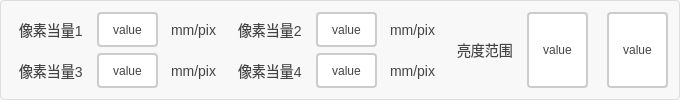
    <widget class="QGroupBox" name="groupBox_2">
     <property name="styleSheet">
      <string notr="true">QGroupBox {
    border: 1px solid #DDD;
    border-radius: 4px;
    font: bold 14px;
    color: #666;
    background-color: #F8F8F8;
}

QGroupBox::title {
    subcontrol-origin: margin;
    subcontrol-position: top left;
    left: 10px;
    padding: 0 5px;
}</string>
     </property>
     <property name="title">
      <string/>
     </property>
     <layout class="QHBoxLayout" name="horizontalLayout_18">
      <item>
       <layout class="QGridLayout" name="gridLayout_2">
        <item row="0" column="0">
         <layout class="QHBoxLayout" name="horizontalLayout_15">
          <item>
           <widget class="QLabel" name="label_20">
            <property name="styleSheet">
             <string notr="true">/* 基础标签样式 */
QLabel {
    color: #444444;          /* 主文字色 */
    font-size: 14px;         /* 标准字号 */
    background: transparent; /* 透明背景 */
    padding: 2px 4px;        /* 基础内边距 */
}

/* 标题样式 */
QLabel.title {
    font-size: 16px;
    font-weight: 600;
    color: #333333;
    border-bottom: 1px solid #DDDDDD; /* 下划线装饰 */
    padding-bottom: 4px;
}

/* 副标题/次要文本 */
QLabel.subtitle {
    color: #666666;
    font-size: 13px;
    font-style: italic;
}

/* 强调文本 */
QLabel.emphasis {
    color: #333333;
    font-weight: 500;
    background-color: #F5F5F5;
    border-radius: 3px;
    padding: 4px 8px;
}

/* 状态标签（成功/警告/错误） */
QLabel[state=&quot;success&quot;] {
    color: #228B22;          /* 森林绿 */
    border-left: 3px solid #228B22;
    padding-left: 8px;
}

QLabel[state=&quot;warning&quot;] {
    color: #FF8C00;          /* 暗橙 */
    border-left: 3px solid #FF8C00;
    padding-left: 8px;
}

QLabel[state=&quot;error&quot;] {
    color: #B22222;          /* 砖红 */
    border-left: 3px solid #B22222;
    padding-left: 8px;
}

/* 数据展示标签 */
QLabel.data {
    color: #2F4F4F;          /* 深石板灰 */
    font-family: monospace;
    border: 1px solid #E0E0E0;
    background-color: #FFFFFF;
    padding: 6px 12px;
    border-radius: 4px;
}

/* 禁用状态 */
QLabel:disabled {
    color: #AAAAAA;
    background-color: transparent;
}

/* 链接样式（伪链接效果） */
QLabel.link {
    color: #4682B4;          /* 钢蓝 */
    text-decoration: underline;
    border-bottom: 1px dotted #4682B4;
}

/* 图标标签 */
QLabel.icon {
    qproperty-alignment: AlignCenter;
    border: 1px solid #E0E0E0;
    border-radius: 4px;
    background-color: #FFFFFF;
    padding: 12px;
}</string>
            </property>
            <property name="text">
             <string>像素当量1</string>
            </property>
           </widget>
          </item>
          <item>
           <widget class="QPushButton" name="pbtn_pixelEquivalent1">
            <property name="sizePolicy">
             <sizepolicy hsizetype="Minimum" vsizetype="Minimum">
              <horstretch>0</horstretch>
              <verstretch>0</verstretch>
             </sizepolicy>
            </property>
            <property name="styleSheet">
             <string notr="true">QPushButton {
    padding: 6px 14px;
    border: 2px solid #CCC;
    border-radius: 4px;
    background-color: white;
    color: #444;
}

QPushButton:hover {
    border-color: #999;
    background-color: #F5F5F5;
}

QPushButton:pressed {
    border-color: #777;
    background-color: #EEE;
}</string>
            </property>
            <property name="text">
             <string>value</string>
            </property>
           </widget>
          </item>
          <item>
           <widget class="QLabel" name="label_21">
            <property name="styleSheet">
             <string notr="true">/* 基础标签样式 */
QLabel {
    color: #444444;          /* 主文字色 */
    font-size: 14px;         /* 标准字号 */
    background: transparent; /* 透明背景 */
    padding: 2px 4px;        /* 基础内边距 */
}

/* 标题样式 */
QLabel.title {
    font-size: 16px;
    font-weight: 600;
    color: #333333;
    border-bottom: 1px solid #DDDDDD; /* 下划线装饰 */
    padding-bottom: 4px;
}

/* 副标题/次要文本 */
QLabel.subtitle {
    color: #666666;
    font-size: 13px;
    font-style: italic;
}

/* 强调文本 */
QLabel.emphasis {
    color: #333333;
    font-weight: 500;
    background-color: #F5F5F5;
    border-radius: 3px;
    padding: 4px 8px;
}

/* 状态标签（成功/警告/错误） */
QLabel[state=&quot;success&quot;] {
    color: #228B22;          /* 森林绿 */
    border-left: 3px solid #228B22;
    padding-left: 8px;
}

QLabel[state=&quot;warning&quot;] {
    color: #FF8C00;          /* 暗橙 */
    border-left: 3px solid #FF8C00;
    padding-left: 8px;
}

QLabel[state=&quot;error&quot;] {
    color: #B22222;          /* 砖红 */
    border-left: 3px solid #B22222;
    padding-left: 8px;
}

/* 数据展示标签 */
QLabel.data {
    color: #2F4F4F;          /* 深石板灰 */
    font-family: monospace;
    border: 1px solid #E0E0E0;
    background-color: #FFFFFF;
    padding: 6px 12px;
    border-radius: 4px;
}

/* 禁用状态 */
QLabel:disabled {
    color: #AAAAAA;
    background-color: transparent;
}

/* 链接样式（伪链接效果） */
QLabel.link {
    color: #4682B4;          /* 钢蓝 */
    text-decoration: underline;
    border-bottom: 1px dotted #4682B4;
}

/* 图标标签 */
QLabel.icon {
    qproperty-alignment: AlignCenter;
    border: 1px solid #E0E0E0;
    border-radius: 4px;
    background-color: #FFFFFF;
    padding: 12px;
}</string>
            </property>
            <property name="text">
             <string>mm/pix</string>
            </property>
           </widget>
          </item>
         </layout>
        </item>
        <item row="0" column="1">
         <layout class="QHBoxLayout" name="horizontalLayout_19">
          <item>
           <widget class="QLabel" name="label_28">
            <property name="styleSheet">
             <string notr="true">/* 基础标签样式 */
QLabel {
    color: #444444;          /* 主文字色 */
    font-size: 14px;         /* 标准字号 */
    background: transparent; /* 透明背景 */
    padding: 2px 4px;        /* 基础内边距 */
}

/* 标题样式 */
QLabel.title {
    font-size: 16px;
    font-weight: 600;
    color: #333333;
    border-bottom: 1px solid #DDDDDD; /* 下划线装饰 */
    padding-bottom: 4px;
}

/* 副标题/次要文本 */
QLabel.subtitle {
    color: #666666;
    font-size: 13px;
    font-style: italic;
}

/* 强调文本 */
QLabel.emphasis {
    color: #333333;
    font-weight: 500;
    background-color: #F5F5F5;
    border-radius: 3px;
    padding: 4px 8px;
}

/* 状态标签（成功/警告/错误） */
QLabel[state=&quot;success&quot;] {
    color: #228B22;          /* 森林绿 */
    border-left: 3px solid #228B22;
    padding-left: 8px;
}

QLabel[state=&quot;warning&quot;] {
    color: #FF8C00;          /* 暗橙 */
    border-left: 3px solid #FF8C00;
    padding-left: 8px;
}

QLabel[state=&quot;error&quot;] {
    color: #B22222;          /* 砖红 */
    border-left: 3px solid #B22222;
    padding-left: 8px;
}

/* 数据展示标签 */
QLabel.data {
    color: #2F4F4F;          /* 深石板灰 */
    font-family: monospace;
    border: 1px solid #E0E0E0;
    background-color: #FFFFFF;
    padding: 6px 12px;
    border-radius: 4px;
}

/* 禁用状态 */
QLabel:disabled {
    color: #AAAAAA;
    background-color: transparent;
}

/* 链接样式（伪链接效果） */
QLabel.link {
    color: #4682B4;          /* 钢蓝 */
    text-decoration: underline;
    border-bottom: 1px dotted #4682B4;
}

/* 图标标签 */
QLabel.icon {
    qproperty-alignment: AlignCenter;
    border: 1px solid #E0E0E0;
    border-radius: 4px;
    background-color: #FFFFFF;
    padding: 12px;
}</string>
            </property>
            <property name="text">
             <string>像素当量2</string>
            </property>
           </widget>
          </item>
          <item>
           <widget class="QPushButton" name="pbtn_pixelEquivalent2">
            <property name="sizePolicy">
             <sizepolicy hsizetype="Minimum" vsizetype="Minimum">
              <horstretch>0</horstretch>
              <verstretch>0</verstretch>
             </sizepolicy>
            </property>
            <property name="styleSheet">
             <string notr="true">QPushButton {
    padding: 6px 14px;
    border: 2px solid #CCC;
    border-radius: 4px;
    background-color: white;
    color: #444;
}

QPushButton:hover {
    border-color: #999;
    background-color: #F5F5F5;
}

QPushButton:pressed {
    border-color: #777;
    background-color: #EEE;
}</string>
            </property>
            <property name="text">
             <string>value</string>
            </property>
           </widget>
          </item>
          <item>
           <widget class="QLabel" name="label_29">
            <property name="styleSheet">
             <string notr="true">/* 基础标签样式 */
QLabel {
    color: #444444;          /* 主文字色 */
    font-size: 14px;         /* 标准字号 */
    background: transparent; /* 透明背景 */
    padding: 2px 4px;        /* 基础内边距 */
}

/* 标题样式 */
QLabel.title {
    font-size: 16px;
    font-weight: 600;
    color: #333333;
    border-bottom: 1px solid #DDDDDD; /* 下划线装饰 */
    padding-bottom: 4px;
}

/* 副标题/次要文本 */
QLabel.subtitle {
    color: #666666;
    font-size: 13px;
    font-style: italic;
}

/* 强调文本 */
QLabel.emphasis {
    color: #333333;
    font-weight: 500;
    background-color: #F5F5F5;
    border-radius: 3px;
    padding: 4px 8px;
}

/* 状态标签（成功/警告/错误） */
QLabel[state=&quot;success&quot;] {
    color: #228B22;          /* 森林绿 */
    border-left: 3px solid #228B22;
    padding-left: 8px;
}

QLabel[state=&quot;warning&quot;] {
    color: #FF8C00;          /* 暗橙 */
    border-left: 3px solid #FF8C00;
    padding-left: 8px;
}

QLabel[state=&quot;error&quot;] {
    color: #B22222;          /* 砖红 */
    border-left: 3px solid #B22222;
    padding-left: 8px;
}

/* 数据展示标签 */
QLabel.data {
    color: #2F4F4F;          /* 深石板灰 */
    font-family: monospace;
    border: 1px solid #E0E0E0;
    background-color: #FFFFFF;
    padding: 6px 12px;
    border-radius: 4px;
}

/* 禁用状态 */
QLabel:disabled {
    color: #AAAAAA;
    background-color: transparent;
}

/* 链接样式（伪链接效果） */
QLabel.link {
    color: #4682B4;          /* 钢蓝 */
    text-decoration: underline;
    border-bottom: 1px dotted #4682B4;
}

/* 图标标签 */
QLabel.icon {
    qproperty-alignment: AlignCenter;
    border: 1px solid #E0E0E0;
    border-radius: 4px;
    background-color: #FFFFFF;
    padding: 12px;
}</string>
            </property>
            <property name="text">
             <string>mm/pix</string>
            </property>
           </widget>
          </item>
         </layout>
        </item>
        <item row="1" column="0">
         <layout class="QHBoxLayout" name="horizontalLayout_16">
          <item>
           <widget class="QLabel" name="label_22">
            <property name="styleSheet">
             <string notr="true">/* 基础标签样式 */
QLabel {
    color: #444444;          /* 主文字色 */
    font-size: 14px;         /* 标准字号 */
    background: transparent; /* 透明背景 */
    padding: 2px 4px;        /* 基础内边距 */
}

/* 标题样式 */
QLabel.title {
    font-size: 16px;
    font-weight: 600;
    color: #333333;
    border-bottom: 1px solid #DDDDDD; /* 下划线装饰 */
    padding-bottom: 4px;
}

/* 副标题/次要文本 */
QLabel.subtitle {
    color: #666666;
    font-size: 13px;
    font-style: italic;
}

/* 强调文本 */
QLabel.emphasis {
    color: #333333;
    font-weight: 500;
    background-color: #F5F5F5;
    border-radius: 3px;
    padding: 4px 8px;
}

/* 状态标签（成功/警告/错误） */
QLabel[state=&quot;success&quot;] {
    color: #228B22;          /* 森林绿 */
    border-left: 3px solid #228B22;
    padding-left: 8px;
}

QLabel[state=&quot;warning&quot;] {
    color: #FF8C00;          /* 暗橙 */
    border-left: 3px solid #FF8C00;
    padding-left: 8px;
}

QLabel[state=&quot;error&quot;] {
    color: #B22222;          /* 砖红 */
    border-left: 3px solid #B22222;
    padding-left: 8px;
}

/* 数据展示标签 */
QLabel.data {
    color: #2F4F4F;          /* 深石板灰 */
    font-family: monospace;
    border: 1px solid #E0E0E0;
    background-color: #FFFFFF;
    padding: 6px 12px;
    border-radius: 4px;
}

/* 禁用状态 */
QLabel:disabled {
    color: #AAAAAA;
    background-color: transparent;
}

/* 链接样式（伪链接效果） */
QLabel.link {
    color: #4682B4;          /* 钢蓝 */
    text-decoration: underline;
    border-bottom: 1px dotted #4682B4;
}

/* 图标标签 */
QLabel.icon {
    qproperty-alignment: AlignCenter;
    border: 1px solid #E0E0E0;
    border-radius: 4px;
    background-color: #FFFFFF;
    padding: 12px;
}</string>
            </property>
            <property name="text">
             <string>像素当量3</string>
            </property>
           </widget>
          </item>
          <item>
           <widget class="QPushButton" name="pbtn_pixelEquivalent3">
            <property name="sizePolicy">
             <sizepolicy hsizetype="Minimum" vsizetype="Minimum">
              <horstretch>0</horstretch>
              <verstretch>0</verstretch>
             </sizepolicy>
            </property>
            <property name="styleSheet">
             <string notr="true">QPushButton {
    padding: 6px 14px;
    border: 2px solid #CCC;
    border-radius: 4px;
    background-color: white;
    color: #444;
}

QPushButton:hover {
    border-color: #999;
    background-color: #F5F5F5;
}

QPushButton:pressed {
    border-color: #777;
    background-color: #EEE;
}</string>
            </property>
            <property name="text">
             <string>value</string>
            </property>
           </widget>
          </item>
          <item>
           <widget class="QLabel" name="label_23">
            <property name="styleSheet">
             <string notr="true">/* 基础标签样式 */
QLabel {
    color: #444444;          /* 主文字色 */
    font-size: 14px;         /* 标准字号 */
    background: transparent; /* 透明背景 */
    padding: 2px 4px;        /* 基础内边距 */
}

/* 标题样式 */
QLabel.title {
    font-size: 16px;
    font-weight: 600;
    color: #333333;
    border-bottom: 1px solid #DDDDDD; /* 下划线装饰 */
    padding-bottom: 4px;
}

/* 副标题/次要文本 */
QLabel.subtitle {
    color: #666666;
    font-size: 13px;
    font-style: italic;
}

/* 强调文本 */
QLabel.emphasis {
    color: #333333;
    font-weight: 500;
    background-color: #F5F5F5;
    border-radius: 3px;
    padding: 4px 8px;
}

/* 状态标签（成功/警告/错误） */
QLabel[state=&quot;success&quot;] {
    color: #228B22;          /* 森林绿 */
    border-left: 3px solid #228B22;
    padding-left: 8px;
}

QLabel[state=&quot;warning&quot;] {
    color: #FF8C00;          /* 暗橙 */
    border-left: 3px solid #FF8C00;
    padding-left: 8px;
}

QLabel[state=&quot;error&quot;] {
    color: #B22222;          /* 砖红 */
    border-left: 3px solid #B22222;
    padding-left: 8px;
}

/* 数据展示标签 */
QLabel.data {
    color: #2F4F4F;          /* 深石板灰 */
    font-family: monospace;
    border: 1px solid #E0E0E0;
    background-color: #FFFFFF;
    padding: 6px 12px;
    border-radius: 4px;
}

/* 禁用状态 */
QLabel:disabled {
    color: #AAAAAA;
    background-color: transparent;
}

/* 链接样式（伪链接效果） */
QLabel.link {
    color: #4682B4;          /* 钢蓝 */
    text-decoration: underline;
    border-bottom: 1px dotted #4682B4;
}

/* 图标标签 */
QLabel.icon {
    qproperty-alignment: AlignCenter;
    border: 1px solid #E0E0E0;
    border-radius: 4px;
    background-color: #FFFFFF;
    padding: 12px;
}</string>
            </property>
            <property name="text">
             <string>mm/pix</string>
            </property>
           </widget>
          </item>
         </layout>
        </item>
        <item row="1" column="1">
         <layout class="QHBoxLayout" name="horizontalLayout_17">
          <item>
           <widget class="QLabel" name="label_24">
            <property name="styleSheet">
             <string notr="true">/* 基础标签样式 */
QLabel {
    color: #444444;          /* 主文字色 */
    font-size: 14px;         /* 标准字号 */
    background: transparent; /* 透明背景 */
    padding: 2px 4px;        /* 基础内边距 */
}

/* 标题样式 */
QLabel.title {
    font-size: 16px;
    font-weight: 600;
    color: #333333;
    border-bottom: 1px solid #DDDDDD; /* 下划线装饰 */
    padding-bottom: 4px;
}

/* 副标题/次要文本 */
QLabel.subtitle {
    color: #666666;
    font-size: 13px;
    font-style: italic;
}

/* 强调文本 */
QLabel.emphasis {
    color: #333333;
    font-weight: 500;
    background-color: #F5F5F5;
    border-radius: 3px;
    padding: 4px 8px;
}

/* 状态标签（成功/警告/错误） */
QLabel[state=&quot;success&quot;] {
    color: #228B22;          /* 森林绿 */
    border-left: 3px solid #228B22;
    padding-left: 8px;
}

QLabel[state=&quot;warning&quot;] {
    color: #FF8C00;          /* 暗橙 */
    border-left: 3px solid #FF8C00;
    padding-left: 8px;
}

QLabel[state=&quot;error&quot;] {
    color: #B22222;          /* 砖红 */
    border-left: 3px solid #B22222;
    padding-left: 8px;
}

/* 数据展示标签 */
QLabel.data {
    color: #2F4F4F;          /* 深石板灰 */
    font-family: monospace;
    border: 1px solid #E0E0E0;
    background-color: #FFFFFF;
    padding: 6px 12px;
    border-radius: 4px;
}

/* 禁用状态 */
QLabel:disabled {
    color: #AAAAAA;
    background-color: transparent;
}

/* 链接样式（伪链接效果） */
QLabel.link {
    color: #4682B4;          /* 钢蓝 */
    text-decoration: underline;
    border-bottom: 1px dotted #4682B4;
}

/* 图标标签 */
QLabel.icon {
    qproperty-alignment: AlignCenter;
    border: 1px solid #E0E0E0;
    border-radius: 4px;
    background-color: #FFFFFF;
    padding: 12px;
}</string>
            </property>
            <property name="text">
             <string>像素当量4</string>
            </property>
           </widget>
          </item>
          <item>
           <widget class="QPushButton" name="pbtn_pixelEquivalent4">
            <property name="sizePolicy">
             <sizepolicy hsizetype="Minimum" vsizetype="Minimum">
              <horstretch>0</horstretch>
              <verstretch>0</verstretch>
             </sizepolicy>
            </property>
            <property name="styleSheet">
             <string notr="true">QPushButton {
    padding: 6px 14px;
    border: 2px solid #CCC;
    border-radius: 4px;
    background-color: white;
    color: #444;
}

QPushButton:hover {
    border-color: #999;
    background-color: #F5F5F5;
}

QPushButton:pressed {
    border-color: #777;
    background-color: #EEE;
}</string>
            </property>
            <property name="text">
             <string>value</string>
            </property>
           </widget>
          </item>
          <item>
           <widget class="QLabel" name="label_25">
            <property name="styleSheet">
             <string notr="true">/* 基础标签样式 */
QLabel {
    color: #444444;          /* 主文字色 */
    font-size: 14px;         /* 标准字号 */
    background: transparent; /* 透明背景 */
    padding: 2px 4px;        /* 基础内边距 */
}

/* 标题样式 */
QLabel.title {
    font-size: 16px;
    font-weight: 600;
    color: #333333;
    border-bottom: 1px solid #DDDDDD; /* 下划线装饰 */
    padding-bottom: 4px;
}

/* 副标题/次要文本 */
QLabel.subtitle {
    color: #666666;
    font-size: 13px;
    font-style: italic;
}

/* 强调文本 */
QLabel.emphasis {
    color: #333333;
    font-weight: 500;
    background-color: #F5F5F5;
    border-radius: 3px;
    padding: 4px 8px;
}

/* 状态标签（成功/警告/错误） */
QLabel[state=&quot;success&quot;] {
    color: #228B22;          /* 森林绿 */
    border-left: 3px solid #228B22;
    padding-left: 8px;
}

QLabel[state=&quot;warning&quot;] {
    color: #FF8C00;          /* 暗橙 */
    border-left: 3px solid #FF8C00;
    padding-left: 8px;
}

QLabel[state=&quot;error&quot;] {
    color: #B22222;          /* 砖红 */
    border-left: 3px solid #B22222;
    padding-left: 8px;
}

/* 数据展示标签 */
QLabel.data {
    color: #2F4F4F;          /* 深石板灰 */
    font-family: monospace;
    border: 1px solid #E0E0E0;
    background-color: #FFFFFF;
    padding: 6px 12px;
    border-radius: 4px;
}

/* 禁用状态 */
QLabel:disabled {
    color: #AAAAAA;
    background-color: transparent;
}

/* 链接样式（伪链接效果） */
QLabel.link {
    color: #4682B4;          /* 钢蓝 */
    text-decoration: underline;
    border-bottom: 1px dotted #4682B4;
}

/* 图标标签 */
QLabel.icon {
    qproperty-alignment: AlignCenter;
    border: 1px solid #E0E0E0;
    border-radius: 4px;
    background-color: #FFFFFF;
    padding: 12px;
}</string>
            </property>
            <property name="text">
             <string>mm/pix</string>
            </property>
           </widget>
          </item>
         </layout>
        </item>
       </layout>
      </item>
      <item>
       <layout class="QHBoxLayout" name="horizontalLayout_23">
        <item>
         <widget class="QLabel" name="label_30">
          <property name="styleSheet">
           <string notr="true">/* 基础标签样式 */
QLabel {
    color: #444444;          /* 主文字色 */
    font-size: 14px;         /* 标准字号 */
    background: transparent; /* 透明背景 */
    padding: 2px 4px;        /* 基础内边距 */
}

/* 标题样式 */
QLabel.title {
    font-size: 16px;
    font-weight: 600;
    color: #333333;
    border-bottom: 1px solid #DDDDDD; /* 下划线装饰 */
    padding-bottom: 4px;
}

/* 副标题/次要文本 */
QLabel.subtitle {
    color: #666666;
    font-size: 13px;
    font-style: italic;
}

/* 强调文本 */
QLabel.emphasis {
    color: #333333;
    font-weight: 500;
    background-color: #F5F5F5;
    border-radius: 3px;
    padding: 4px 8px;
}

/* 状态标签（成功/警告/错误） */
QLabel[state=&quot;success&quot;] {
    color: #228B22;          /* 森林绿 */
    border-left: 3px solid #228B22;
    padding-left: 8px;
}

QLabel[state=&quot;warning&quot;] {
    color: #FF8C00;          /* 暗橙 */
    border-left: 3px solid #FF8C00;
    padding-left: 8px;
}

QLabel[state=&quot;error&quot;] {
    color: #B22222;          /* 砖红 */
    border-left: 3px solid #B22222;
    padding-left: 8px;
}

/* 数据展示标签 */
QLabel.data {
    color: #2F4F4F;          /* 深石板灰 */
    font-family: monospace;
    border: 1px solid #E0E0E0;
    background-color: #FFFFFF;
    padding: 6px 12px;
    border-radius: 4px;
}

/* 禁用状态 */
QLabel:disabled {
    color: #AAAAAA;
    background-color: transparent;
}

/* 链接样式（伪链接效果） */
QLabel.link {
    color: #4682B4;          /* 钢蓝 */
    text-decoration: underline;
    border-bottom: 1px dotted #4682B4;
}

/* 图标标签 */
QLabel.icon {
    qproperty-alignment: AlignCenter;
    border: 1px solid #E0E0E0;
    border-radius: 4px;
    background-color: #FFFFFF;
    padding: 12px;
}</string>
          </property>
          <property name="text">
           <string>亮度范围</string>
          </property>
         </widget>
        </item>
        <item>
         <widget class="QPushButton" name="pbtn_minBrightness">
          <property name="sizePolicy">
           <sizepolicy hsizetype="Minimum" vsizetype="Minimum">
            <horstretch>0</horstretch>
            <verstretch>0</verstretch>
           </sizepolicy>
          </property>
          <property name="styleSheet">
           <string notr="true">QPushButton {
    padding: 6px 14px;
    border: 2px solid #CCC;
    border-radius: 4px;
    background-color: white;
    color: #444;
}

QPushButton:hover {
    border-color: #999;
    background-color: #F5F5F5;
}

QPushButton:pressed {
    border-color: #777;
    background-color: #EEE;
}</string>
          </property>
          <property name="text">
           <string>value</string>
          </property>
         </widget>
        </item>
        <item>
         <widget class="QLabel" name="label_31">
          <property name="text">
           <string/>
          </property>
         </widget>
        </item>
        <item>
         <widget class="QPushButton" name="pbtn_maxBrightness">
          <property name="sizePolicy">
           <sizepolicy hsizetype="Minimum" vsizetype="Minimum">
            <horstretch>0</horstretch>
            <verstretch>0</verstretch>
           </sizepolicy>
          </property>
          <property name="styleSheet">
           <string notr="true">QPushButton {
    padding: 6px 14px;
    border: 2px solid #CCC;
    border-radius: 4px;
    background-color: white;
    color: #444;
}

QPushButton:hover {
    border-color: #999;
    background-color: #F5F5F5;
}

QPushButton:pressed {
    border-color: #777;
    background-color: #EEE;
}</string>
          </property>
          <property name="text">
           <string>value</string>
          </property>
         </widget>
        </item>
       </layout>
      </item>
     </layout>
    </widget>
